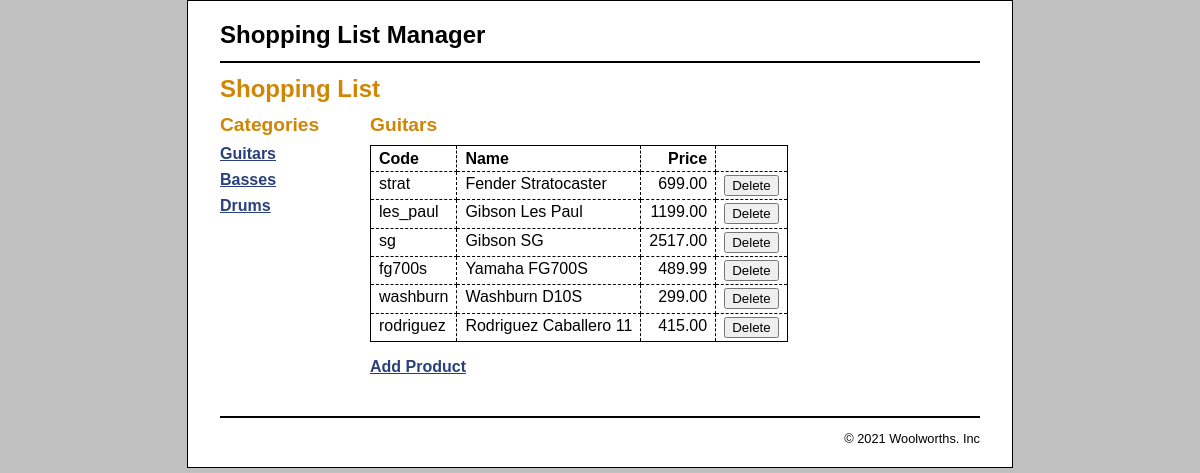
Page /Database/index.php on the earlier database version.
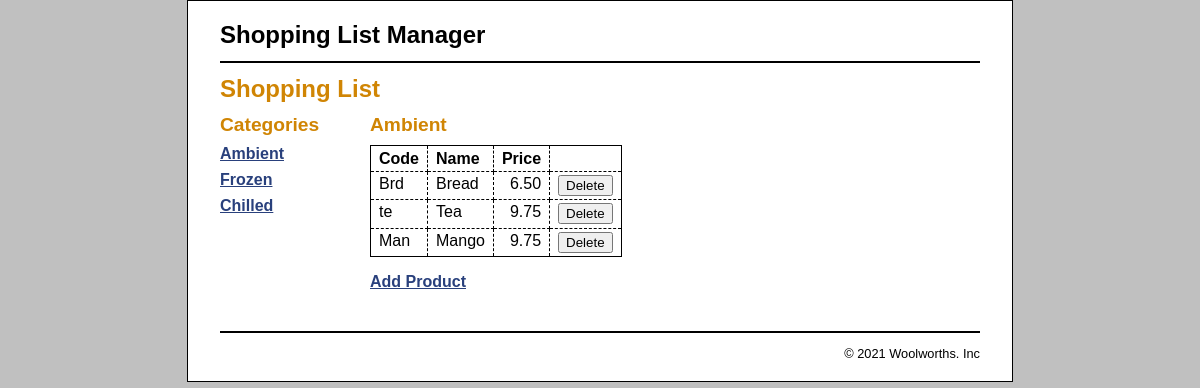
Same page on the later database version.
### tables this page shows
CREATE TABLE categories (
  categoryID       INT(11)        NOT NULL   AUTO_INCREMENT,
  categoryName     VARCHAR(255)   NOT NULL,
  PRIMARY KEY (categoryID)
);

CREATE TABLE products (
  productID        INT(11)        NOT NULL   AUTO_INCREMENT,
  categoryID       INT(11)        NOT NULL,
  productCode      VARCHAR(10)    NOT NULL   UNIQUE,
  productName      VARCHAR(255)   NOT NULL,
  listPrice        DECIMAL(10,2)  NOT NULL,
  PRIMARY KEY (productID)
);

### Database/index.php (the view, shortened to what this page needs)
<?php
require_once('database.php');
if (!isset($category_id)) {
    $category_id = filter_input(INPUT_GET, 'category_id',
            FILTER_VALIDATE_INT);
    if ($category_id == NULL || $category_id == FALSE) {
        $category_id = 1;
    }
}
$queryCategory = 'SELECT * FROM categories
                  WHERE categoryID = :category_id';
$statement1 = $db->prepare($queryCategory);
$statement1->bindValue(':category_id', $category_id);
$statement1->execute();
$category = $statement1->fetch();
$category_name = $category['categoryName'];
$query = 'SELECT * FROM categories
                       ORDER BY categoryID';
$statement = $db->prepare($query);
$statement->execute();
$categories = $statement->fetchAll();
$queryProducts = 'SELECT * FROM products
                  WHERE categoryID = :category_id
                  ORDER BY productID';
$statement3 = $db->prepare($queryProducts);
$statement3->bindValue(':category_id', $category_id);
$statement3->execute();
$products = $statement3->fetchAll();
?>
<!DOCTYPE html>
<html>
<head>
    <link rel="stylesheet" type="text/css" href="main.css" />
</head>
<body>
<header><h1>Shopping List Manager</h1></header>
<main>
    <h1>Shopping List</h1>
    <aside>
        <h2>Categories</h2>
        <nav>
        <ul>
            <?php foreach ($categories as $category) : ?>
            <li><a href=".?category_id=<?php echo $category['categoryID']; ?>">
                    <?php echo $category['categoryName']; ?>
                </a>
            </li>
            <?php endforeach; ?>
        </ul>
        </nav>
    </aside>
    <section>
        <h2><?php echo $category_name; ?></h2>
        <table>
            <tr>
                <th>Code</th>
                <th>Name</th>
                <th class="right">Price</th>
                <th>&nbsp;</th>
            </tr>
            <?php foreach ($products as $product) : ?>
            <tr>
                <td><?php echo $product['productCode']; ?></td>
                <td><?php echo $product['productName']; ?></td>
                <td class="right"><?php echo $product['listPrice']; ?></td>
                <td><form action="delete_product.php" method="post">
                    <input type="submit" value="Delete">
                </form></td>
            </tr>
            <?php endforeach; ?>
        </table>
        <p><a href="add_product_form.php">Add Product</a></p>
    </section>
</main>
<footer>
    <p>&copy; <?php echo date("Y"); ?> Woolworths. Inc</p>
</footer>
</body>
</html>

### Database/main.css (style rules this page uses)
html { background-color: rgb(192, 192, 192); }
body { margin-top: 0; font-family: Arial, Helvetica, sans-serif; width: 760px; margin: 0 auto; background-color: white; border: 1px solid black; padding: .5em 2em; }
header { margin: 0; border-bottom: 2px solid black; }
header h1 { margin: 0; padding: .5em 0; color: black; }
main { margin: 0; }
aside { float: left; width: 150px; }
nav ul { list-style-type: none; margin-left: 0; padding-left: 0; }
nav ul li { padding-bottom: 0.5em; }
section { float: left; width: 500px; padding-bottom: 1.5em; }
footer { clear: both; margin-top: 1em; border-top: 2px solid black; }
footer p { text-align: right; font-size: 80%; margin: 1em 0; }
h1 { font-size: 150%; margin: 0; padding: .5em 0 .25em; }
h2 { font-size: 120%; margin: 0; padding: .25em 0 .5em; }
h1, h2 { color: rgb(208, 133, 4); }
ul { margin: 0 0 1em 0; padding: 0 0 0 2.5em; }
li { margin: 0; padding: 0; }
a { color: rgb(41, 64, 124); font-weight: bold; }
table { border: 1px solid black; border-collapse: collapse; }
td, th { border: 1px dashed black; padding: .2em .5em .2em .5em; vertical-align: top; text-align: left; }
form { margin: 0; }
.right { text-align: right; }

Differences in the rows shown:
removed products: productCode "strat", productName "Fender Stratocaster", listPrice "699.00"
no longer on this page (row edited): products: productCode "fg700s", productName "Yamaha FG700S", listPrice "489.99"
no longer on this page (row edited): products: productCode "washburn", productName "Washburn D10S", listPrice "299.00"
no longer on this page (row edited): products: productCode "rodriguez", productName "Rodriguez Caballero 11", listPrice "415.00"
changed categories: categoryName "Guitars" → "Ambient"
changed categories: categoryName "Basses" → "Frozen"
changed categories: categoryName "Drums" → "Chilled"
added products: productCode "Brd", productName "Bread", listPrice "6.50"
changed products: productCode "les_paul" → "te"; productName "Gibson Les Paul" → "Tea"; listPrice "1199.00" → "9.75"
changed products: productCode "sg" → "Man"; productName "Gibson SG" → "Mango"; listPrice "2517.00" → "9.75"
